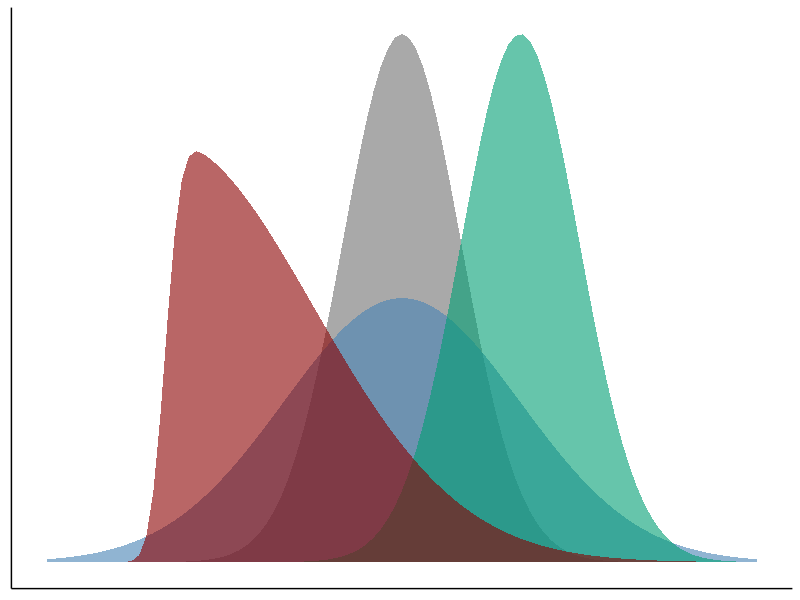

Source code (R): (Note: this script raises an error after producing the figure.)
## ---- chunk 1
#| label: descr-pkg
#| echo: true
#| output-location: column
descrPkg <- c("merTools",
              "sn",
              "knitr",
              "flextable",
              "psych",
              "lavaan",
              "ggplot2")
## ---- chunk 2
#| label: descr-install
#| echo: true
#| results: hide
lapply(X = descrPkg,
       FUN = function(x) 
         if( !x %in% rownames(installed.packages()) ) { install.packages(x) }
       )

## ---- chunk 3
#| label: load-descr-pkg
#| echo: true
#| warning: false
#| output-location: column
library(ggplot2)
library(flextable)
## ---- chunk 4
#| label: write-pkgs
#| code-fold: true
#| code-summary: "Show/hide fenced code"
#| echo: fenced
#| output-location: fragment
#| output: asis

for (i in 1:length(descrPkg)) {
  
  cat(paste0(i, ". ",
             descrPkg[i],
             " [", "v", utils::packageVersion(descrPkg[i]),", @R-", descrPkg[i],
             "]\n"))
}
    

## ---- chunk 5
#| label: norm-dis
#| fig-height: 6
#| echo: false
ggplot(data.frame(x = c(-3, 3)), aes(x)) +
  stat_function(fun = dnorm,
                geom = "area",
                fill = "darkgrey",
                alpha = 1,
                args = list(mean = 0, sd = .5)) +
  stat_function(fun = dnorm,
                geom = "area",
                fill = "steelblue",
                alpha = .6,
                args = list(mean = 0, sd = 1)) +
  stat_function(fun = dnorm,
                geom = "area",
                fill = "#009E73",
                alpha = .6,
                args = list(mean = 1, sd = .5)) +
  stat_function(fun = sn::dsn,
                geom = "area",
                fill = "darkred",
                alpha = .6,
                args = list(xi = -2, omega = 1.25, alpha = 12)) +
  scale_x_continuous(breaks = seq(-3, 3, by = 1),
                     limits = c(-3, 3)) +
  theme_classic() +
  theme(axis.title=element_blank(),
        axis.text=element_blank(),
        axis.ticks=element_blank())
  

## ---- chunk 6
#| label: exDat
#| code-line-numbers: false
#| echo: true

exDat <- data.frame(
  numVec = c(1, 2, 5, 3, 8),
  chrVec = c("low", "med", "low", "high", "high")
)
## ---- chunk 7
#| label: abs-freq-base-1
#| echo: true
#| output-location: column-fragment
with(exDat,
     table(chrVec)) 
## ---- chunk 8
#| label: abs-freq-base-2
#| echo: true
#| output-location: column-fragment
with(exDat,
     table(chrVec, useNA = "always")) |>
  addmargins() 
## ---- chunk 9
#| label: abs-freq-dplyr
#| echo: true
#| output-location: column
exDat |>
  dplyr::group_by(chrVec) |>
  dplyr::summarise(absFreq = dplyr::n())
## ---- chunk 10
#| label: rel-freq-base-1
#| echo: true
#| output-location: column-fragment
with(exDat,
     table(chrVec)/length(table(chrVec))) 
  
## ---- chunk 11
#| label: rel-freq-base-2
#| echo: true
#| output-location: column-fragment
with(exDat,
     table(chrVec)/length(table(chrVec))*100) |>
  (function(x) sprintf("%.2f%%", x))()

## ---- chunk 12
#| label: rel-freq-dplyr
#| echo: true
#| output-location: column
exDat |>
  dplyr::select(chrVec) |>
  dplyr::group_by(chrVec) |>
  dplyr::summarise(absFreq= dplyr::n()) |>
  dplyr::mutate(relFreq = absFreq/sum(absFreq)) 
## ---- chunk 13
#| label: mean-r1
#| echo: true
#| output-location: column-fragment
#| code-line-numbers: false
with(exDat,
     mean(numVec))
  
## ---- chunk 14
#| label: mean-r2
#| echo: true
#| output-location: fragment
#| code-line-numbers: false
numVec2 <- c(1, 2, 5, 3, 8, NA)
mean(numVec2)
## ---- chunk 15
#| label: mean-r3
#| echo: true
#| output-location: fragment
#| code-line-numbers: false
mean(numVec2, na.rm = TRUE)
## ---- chunk 16
#| label: med-r
#| echo: true
#| output-location: column-fragment
#| code-line-numbers: false
with(exDat,
     median(numVec))
## ---- chunk 17
#| label: var-r
#| echo: true
#| output-location: column-fragment 
#| code-line-numbers: false
with(exDat,
     var(numVec))
## ---- chunk 18
#| label: sd-r
#| echo: true
#| output-location: column-fragment
#| code-line-numbers: false
with(exDat,
     sd(numVec))
## ---- chunk 19
#| label: range-r-1
#| echo: true
#| output-location: column-fragment
#| code-line-numbers: false
with(exDat,
     range(numVec))
## ---- chunk 20
#| label: range-r-2
#| echo: true
#| output-location: column
#| code-line-numbers: false
with(exDat,{
     c(min(numVec),
       max(numVec))})
## ---- chunk 21
#| label: range-r-3
#| echo: true
#| output-location: column
#| code-line-numbers: false
with(exDat,
     max(numVec)-min(numVec))
## ---- chunk 22
#| label: descr-imp-hsb
#| echo: true
#| eval: true
#| code-line-numbers: false
#| output-location: column
dat <- merTools::hsb
head(dat, 10)
## ---- chunk 23
#| label: state-var
#| echo: true
#| output-location: column
#| code-line-numbers: 1-4|6|7|8|9|10-15|16-17

myVar <- c("Math achievement" = "mathach", # <1>
           "Gender" = "female", # <1> 
           "Socioeconomic status" = "ses", # <1>
           "Class size" = "size") # <1>

exDescr <- apply( # <2>
  X = dat[,myVar], # <3>
  MARGIN = 2, # <4>
  FUN = function(x) { # <5>
    ret <- c( # <6>
             mean(x, na.rm = T), # <6>
             sd(x, na.rm = T), # <6>
             min(x, na.rm = T), # <6>
             max(x, na.rm = T) # <6>
             ) # <6>
    return(ret) # <7>
    }) # <7>
## ---- chunk 24
#| label: print-descr-1
#| echo: true
#| output-location: column-fragment

exDescr |>
  print()
## ---- chunk 25
#| label: print-descr-2
#| echo: true
#| output-location: column
exDescr |>
  t() |>
  print()
## ---- chunk 26
#| label: demo-descr-tbl
#| echo: true
#| eval: true
#| code-line-numbers: 1|2-3|4|5|6|7-12|13-14|15-19|20-21
#| output-location: column

exDescrTab <- exDescr |> #<1>
    t() |> #<2>
    as.data.frame() |> #<2>
    (\(d) cbind(names(myVar), d))() |>  #<3>
    flextable() |> #<4>
    theme_apa() |> #<5>
    set_header_labels( #<6>
      "names(myVar)" = "Variables", #<6>
      V1 = "Mean",  #<6>
      V2 = "SD", #<6>
      V3 = "Min", #<6>
      V4 = "Max") |> #<6>
    align(part = "body", align = "c") |> #<7>
    align(j = 1, part = "all", align = "l") |> #<7>
    add_footer_lines( #<8>
      as_paragraph(as_i("Note. "), #<8>
                   "This is a footnote.") #<8>
      ) |> #<8>
    align(align = "left", part = "footer") |> #<8>
    width(j = 1, width = 2, unit = "in") |> #<9>
    width(j = 2:5, width = 1, unit = "in")  #<9>
## ---- chunk 27
#| label: tbl-descr
#| tbl-cap: "Descriptive statistics"
#| tbl-colwidths: [40, 15, 15, 15, 15]
#| echo: true
#| code-fold: true
#| code-line-numbers: false
#| code-annotations: false
#| eval: true
#| output-location: default
exDescrTab
## ---- chunk 28
#| label: tbl-descr-psych
#| tbl-cap: Descriptive statistics with the psych package
#| echo: true
#| output-location: default

dat |>
  subset(select = -c(1)) |>
  psych::describe(fast = TRUE) |>
  flextable() |>
  colformat_double(digits = 2)
